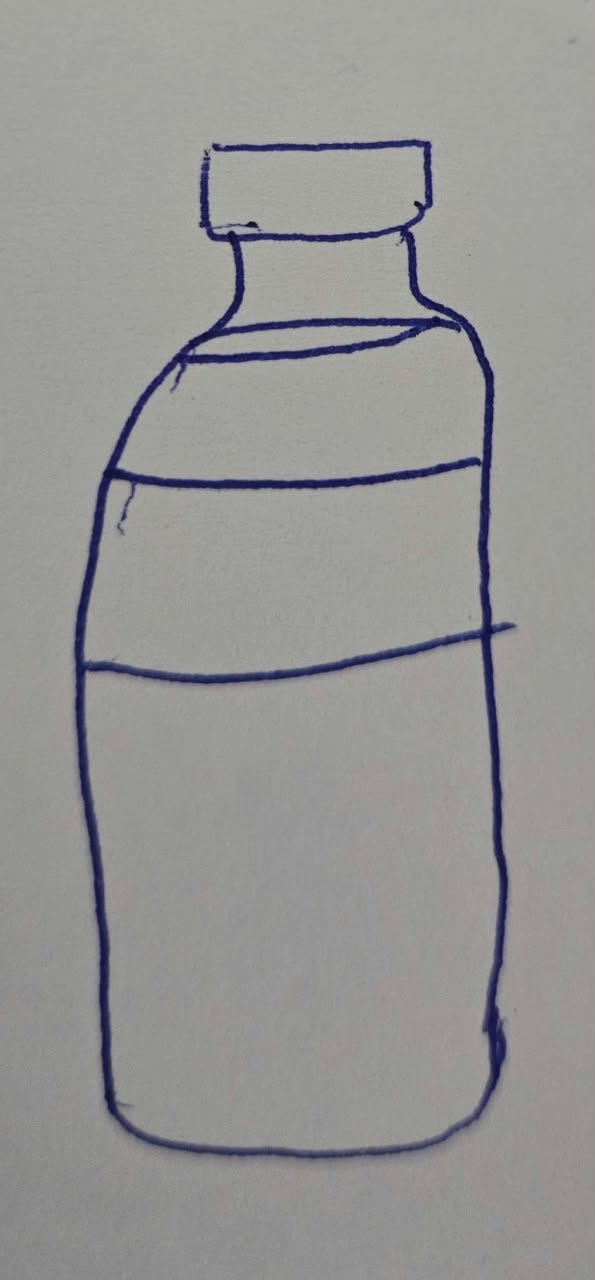
#> input picture samples/sketches/bottle.jpeg, 595 x 1280 px; its folder holds only this picture in this run
$ python -i sketch.py   (imports and definitions only)
#> lines starting #> are read from the running program, lines starting #| are printed output that depends on the picture; after the words box and inside, x2 and y2 are one past the last pixel; in counts of white or black regions, pixels touching at a corner belong together
from __future__ import annotations

import logging
from dataclasses import dataclass
from pathlib import Path

import cv2
import numpy as np
from PIL import Image, UnidentifiedImageError

from sketch2shape.types import IMAGE_SIZE, PreparedSketch

log = logging.getLogger(__name__)


class SketchError(ValueError):
    """The input cannot be turned into a usable sketch."""


@dataclass(frozen=True)
class PreprocessConfig:
    size: int = IMAGE_SIZE
    # Fraction of the canvas left empty on each side, so the object never touches the edge.
    margin: float = 0.1
    # Stroke width in output pixels. ControlNet scribble was trained on bold lines.
    stroke_width: int = 3
    # Ink blobs smaller than this fraction of the input area are treated as paper noise.
    min_blob_fraction: float = 0.0002
    # Gaps up to this fraction of the output size get closed before filling the silhouette.
    gap_close_fraction: float = 0.03
    # Below this grey-level range the image is treated as blank.
    min_contrast: int = 30
    # A pixel is ink when it is this many grey levels darker than its local average. Adaptive
    # rather than global so a shadow across a phone photo does not turn into ink.
    threshold_offset: int = 12
    # The outline counts as closed when filling it adds at least this much area over the
    # strokes alone, or when the strokes already cover this share of their convex hull.
    closed_gain: float = 1.3
    solid_fraction: float = 0.6


@dataclass(frozen=True)
class PreprocessResult:
    scribble: (
        np.ndarray
    )  # (size, size) uint8, white strokes (255) on black, ControlNet scribble input
    mask: np.ndarray  # (size, size) bool, filled outer silhouette, compared against renders in eval
    source_bbox: tuple[int, int, int, int]  # x, y, w, h of the strokes in the original image
    warnings: tuple[str, ...] = ()

    def scribble_image(self) -> Image.Image:
        return Image.fromarray(self.scribble, mode="L")

    def rgb_image(self) -> Image.Image:
        """Black strokes on white, the view a person expects to see."""
        return Image.fromarray(255 - self.scribble).convert("RGB")

    def mask_image(self) -> Image.Image:
        return Image.fromarray(self.mask.astype(np.uint8) * 255)


def prepare_sketch(image: Image.Image) -> PreparedSketch:
    """Pipeline entry point. Matches the stage contract in `sketch2shape.types`."""
    result = preprocess_sketch(image)
    return PreparedSketch(
        rgb=result.rgb_image(), mask=result.mask, scribble=result.scribble_image()
    )


def preprocess_sketch(
    source: Image.Image | Path | str, config: PreprocessConfig | None = None
) -> PreprocessResult:
    cfg = config or PreprocessConfig()
    gray = _load_gray(source)

    if int(gray.max()) - int(gray.min()) < cfg.min_contrast:
        raise SketchError("Sketch has no strokes: the image is a single flat colour.")

    # Faint pencil lines sit in a narrow grey band. Stretch it before looking at the border
    # or thresholding, otherwise the offset below is larger than the line contrast.
    gray = cv2.normalize(gray, None, 0, 255, cv2.NORM_MINMAX)

    # Canvas exports are dark-on-light, but chalkboard-style uploads exist. The border is
    # mostly paper, so its median tells us which side is ink.
    border = np.concatenate([gray[0], gray[-1], gray[:, 0], gray[:, -1]])
    if np.median(border) < 128:
        gray = 255 - gray

    ink = _threshold_ink(gray, cfg)
    ink = _drop_small_blobs(ink, cfg.min_blob_fraction * ink.size)
    if not ink.any():
        raise SketchError("Sketch has no strokes after removing noise. Draw darker or larger.")

    x, y, w, h = cv2.boundingRect(ink)
    strokes = fit_to_square(ink[y : y + h, x : x + w], cfg.size, cfg.margin)

    if cfg.stroke_width > 1:
        k = cv2.getStructuringElement(cv2.MORPH_ELLIPSE, (cfg.stroke_width, cfg.stroke_width))
        strokes = cv2.dilate(strokes, k)

    mask, warnings = _fill_silhouette(strokes, cfg)
    for message in warnings:
        log.warning("preprocess: %s", message)
    log.info(
        "preprocess: input %sx%s, strokes bbox %s, output %s px, mask coverage %.2f",
        gray.shape[1],
        gray.shape[0],
        (x, y, w, h),
        cfg.size,
        mask.mean(),
    )
    return PreprocessResult(
        scribble=strokes, mask=mask, source_bbox=(x, y, w, h), warnings=warnings
    )


def fit_to_square(img: np.ndarray, size: int, margin: float) -> np.ndarray:
    """Scale a cropped binary image to fit a size x size canvas, centred, aspect preserved.

    Used by both preprocess and eval so the sketch mask and the rendered mesh land in the
    same frame, which makes silhouette IoU independent of scale and position.
    """
    if not 0 <= margin < 0.5:
        raise ValueError(f"margin must be in [0, 0.5), got {margin}")
    h, w = img.shape[:2]
    inner = max(1, round(size * (1 - 2 * margin)))
    scale = inner / max(h, w)
    nw, nh = max(1, round(w * scale)), max(1, round(h * scale))
    # INTER_AREA plus a low threshold keeps thin strokes alive when shrinking a big upload.
    resized = cv2.resize(img.astype(np.uint8), (nw, nh), interpolation=cv2.INTER_AREA)
    resized = np.where(resized > 32, 255, 0).astype(np.uint8)
    canvas = np.zeros((size, size), dtype=np.uint8)
    ox, oy = (size - nw) // 2, (size - nh) // 2
    canvas[oy : oy + nh, ox : ox + nw] = resized
    return canvas


def _load_gray(source: Image.Image | Path | str) -> np.ndarray:
    if isinstance(source, (str, Path)):
        path = Path(source)
        if not path.is_file():
            raise SketchError(f"Sketch file not found: {path}")
        try:
            img = Image.open(path)
            img.load()
        except (UnidentifiedImageError, OSError) as exc:
            raise SketchError(f"Cannot read sketch image {path}: {exc}") from exc
    else:
        img = source

    # Transparent canvas exports would otherwise turn black and read as all ink.
    if img.mode in ("RGBA", "LA") or (img.mode == "P" and "transparency" in img.info):
        rgba = img.convert("RGBA")
        paper = Image.new("RGBA", rgba.size, (255, 255, 255, 255))
        img = Image.alpha_composite(paper, rgba)
    return np.asarray(img.convert("L"), dtype=np.uint8)


def _drop_small_blobs(binary: np.ndarray, min_area: float) -> np.ndarray:
    n, labels, stats, _ = cv2.connectedComponentsWithStats(binary, connectivity=8)
    keep = np.zeros(n, dtype=bool)
    keep[1:] = stats[1:, cv2.CC_STAT_AREA] >= min_area
    return np.where(keep[labels], 255, 0).astype(np.uint8)


def _threshold_ink(gray: np.ndarray, cfg: PreprocessConfig) -> np.ndarray:
    blurred = cv2.GaussianBlur(gray, (3, 3), 0)
    # Window about an eighth of the short side. It must be wider than a stroke so the local
    # average is mostly paper.
    block = max(15, min(gray.shape) // 8) | 1
    return cv2.adaptiveThreshold(
        blurred,
        255,
        cv2.ADAPTIVE_THRESH_GAUSSIAN_C,
        cv2.THRESH_BINARY_INV,
        block,
        cfg.threshold_offset,
    )


def _fill_silhouette(
    strokes: np.ndarray, cfg: PreprocessConfig
) -> tuple[np.ndarray, tuple[str, ...]]:
    k = max(3, int(cfg.size * cfg.gap_close_fraction) | 1)
    closed = cv2.morphologyEx(
        strokes, cv2.MORPH_CLOSE, cv2.getStructuringElement(cv2.MORPH_ELLIPSE, (k, k))
    )
    contours, _ = cv2.findContours(closed, cv2.RETR_EXTERNAL, cv2.CHAIN_APPROX_SIMPLE)
    filled = np.zeros_like(closed)
    cv2.drawContours(filled, contours, -1, 255, thickness=cv2.FILLED)

    # An outline that never closes encloses nothing, so filling it gives back the strokes.
    ink_area = int(np.count_nonzero(closed))
    filled_area = int(np.count_nonzero(filled))
    hull = cv2.convexHull(np.concatenate(contours))
    hull_filled = np.zeros_like(closed)
    cv2.fillConvexPoly(hull_filled, hull, 255)
    hull_area = int(np.count_nonzero(hull_filled))

    encloses_area = filled_area >= cfg.closed_gain * ink_area
    is_solid = ink_area >= cfg.solid_fraction * hull_area
    if encloses_area or is_solid:
        return filled > 0, ()
    message = (
        "The outline does not close, so the silhouette uses the convex hull of the strokes. "
        "Close the shape for a more faithful result."
    )
    return hull_filled > 0, (message,)

>>> from PIL import Image
>>> picture = Image.open('../../../samples/sketches/bottle.jpeg')
#> picture is the input picture: PIL image 595x1280 RGB; mean R, G, B 149.5, 149.5, 147.8
>>> result = prepare_sketch(picture)
#> in preprocess_sketch, `gray = cv2.normalize(gray, None, 0, 255, cv2.NORM_MINMAX)`:
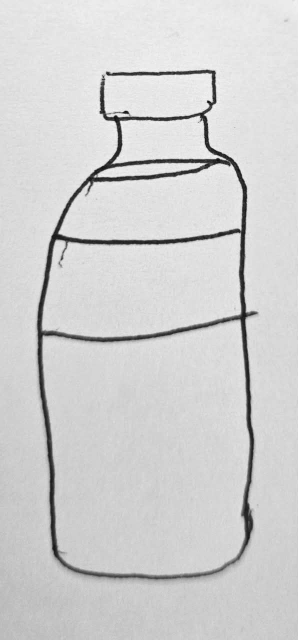
#> gray: shape (1280, 595) (shown at 1/2 size); min 0, max 255, mean 208.7
#> in preprocess_sketch, `border = np.concatenate([gray[0], gray[-1], gray[:, 0], gray[:, -1]])`: border = 3750 values, max 239 at index 239, min 179 at index 2414, mean 213.5
#> in _threshold_ink, `return cv2.adaptiveThreshold( blurred, 255, cv2.ADAPTIVE_THRESH_GAUSSI..`:
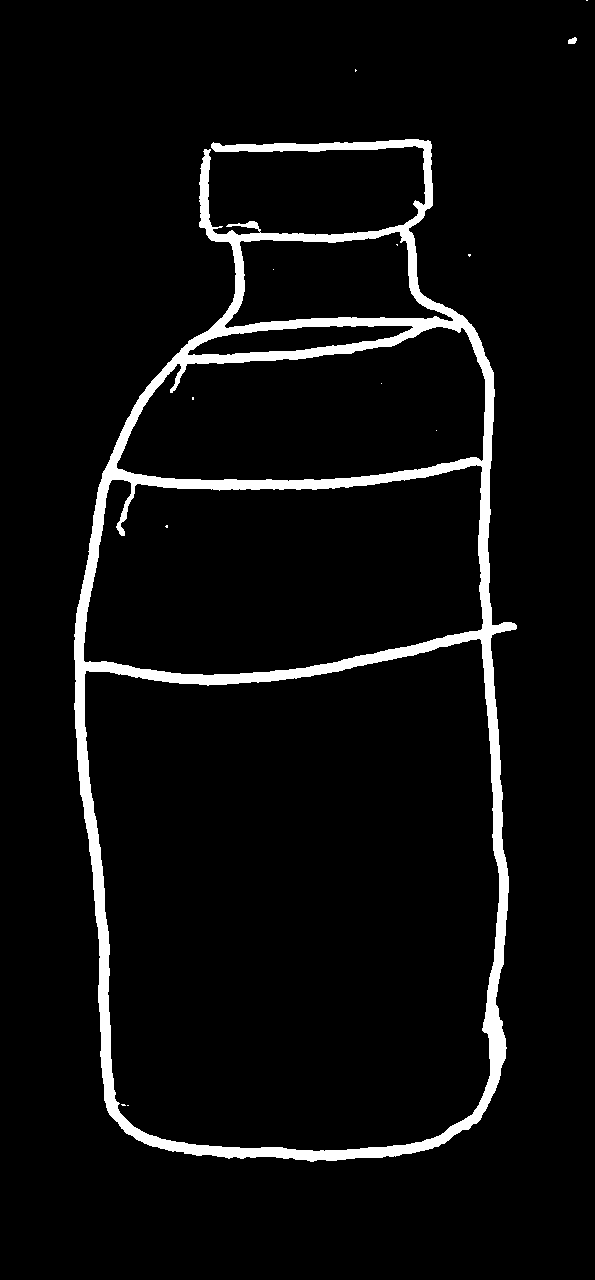
#> returned value: shape (1280, 595); 5.2% white; 13 white regions (11 under 20 px), largest, box (x1, y1, x2, y2) and area: (74, 139, 517, 1162) 39853, (568, 37, 577, 44) 47
#> in _drop_small_blobs, `n, labels, stats, _ = cv2.connectedComponentsWithStats(binary, connect..`:
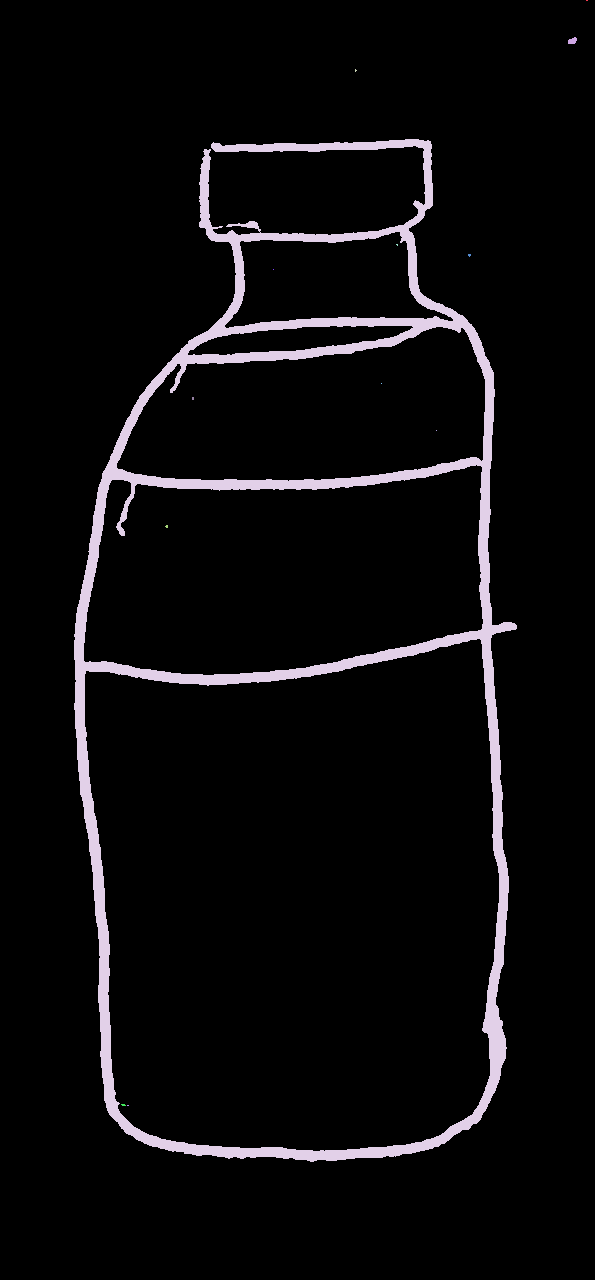
#> labels: shape (1280, 595) int32; 14 distinct labels, from 0 to 13; one colour per label, 0 black
#> in _drop_small_blobs, `n, labels, stats, _ = cv2.connectedComponentsWithStats(binary, connect..`: n = 14; stats = 14 rows, first 6: [0, 0, 595, 1280, 721658], [586, 0, 2, 1, 2], [568, 37, 9, 7, 47], [355, 69, 2, 3, 4], [74, 139, 443, 1023, 39853], [396, 244, 2, 2, 3]
#> in preprocess_sketch, `x, y, w, h = cv2.boundingRect(ink)`: x = 74; y = 139; w = 443; h = 1023
#> in fit_to_square, `resized = np.where(resized > 32, 255, 0).astype(np.uint8)`:
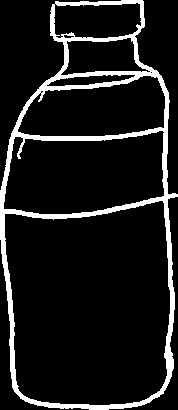
#> resized: shape (410, 178); 10.6% white; 1 white region, box (x1, y1, x2, y2) and area: (0, 0, 178, 410) 7731
#> in _fill_silhouette, `closed = cv2.morphologyEx( strokes, cv2.MORPH_CLOSE, cv2.getStructurin..`:
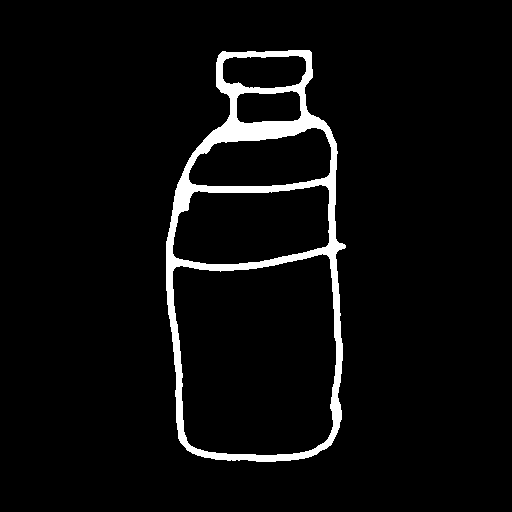
#> closed: shape (512, 512); 4.5% white; 1 white region
#> in _fill_silhouette, `contours, _ = cv2.findContours(closed, cv2.RETR_EXTERNAL, cv2.CHAIN_AP..`: contours = 1 contour; box (x1, y1, x2, y2) and area: (166, 50, 346, 462) 59940
#> in _fill_silhouette, `cv2.drawContours(filled, contours, -1, 255, thickness=cv2.FILLED)`:
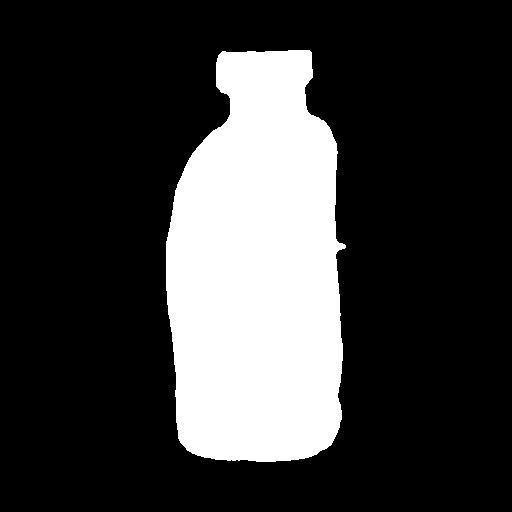
#> filled: shape (512, 512); 23.1% white; 1 white region, box (x1, y1, x2, y2) and area: (166, 50, 346, 462) 60465
#> in _fill_silhouette, `ink_area = int(np.count_nonzero(closed))`: ink_area = 11860
#> in _fill_silhouette, `filled_area = int(np.count_nonzero(filled))`: filled_area = 60465
#> in _fill_silhouette, `hull = cv2.convexHull(np.concatenate(contours))`: hull = contour of 38 points, box (x1, y1, x2, y2) (166, 50, 346, 462), area 63956
#> in _fill_silhouette, `cv2.fillConvexPoly(hull_filled, hull, 255)`:
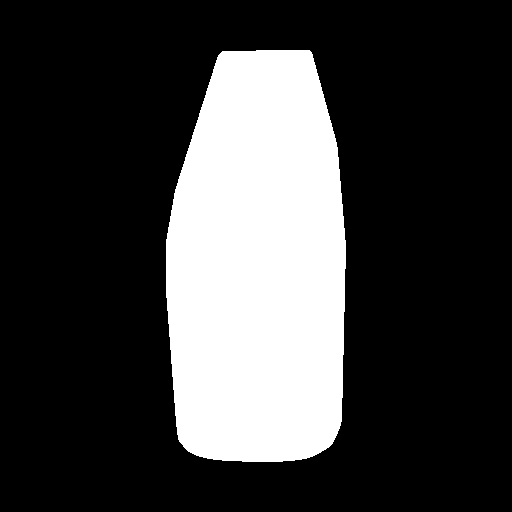
#> hull_filled: shape (512, 512); 24.6% white; 1 white region, box (x1, y1, x2, y2) and area: (166, 50, 346, 462) 64481
#> in _fill_silhouette, `hull_area = int(np.count_nonzero(hull_filled))`: hull_area = 64481
#> in _fill_silhouette, `encloses_area = filled_area >= cfg.closed_gain * ink_area`: encloses_area = True
#> in _fill_silhouette, `is_solid = ink_area >= cfg.solid_fraction * hull_area`: is_solid = False
#> in preprocess_sketch, `mask, warnings = _fill_silhouette(strokes, cfg)`: warnings = ()

$ run again, on samples/sketches/bulb.jpeg
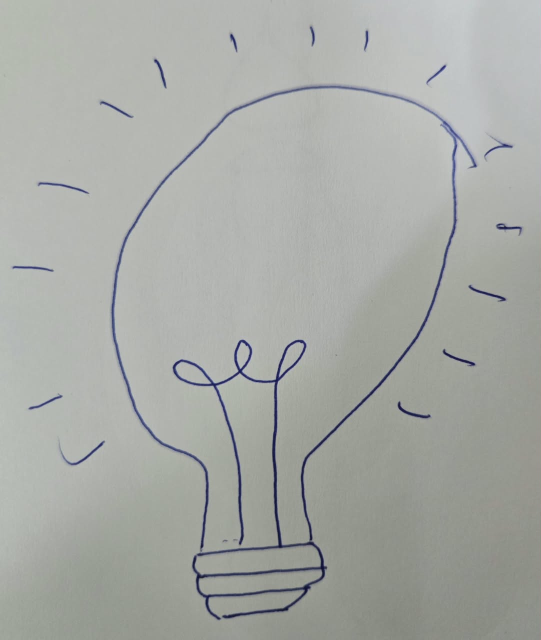
#> input picture samples/sketches/bulb.jpeg, 1081 x 1280 px (shown at 1/2 size)
#> picture is the input picture: PIL image 1081x1280 RGB; mean R, G, B 167.4, 170.1, 165.7
#> border = 4722 values, max 248 at index 896, min 157 at index 1888, mean 205.8
#> labels: shape (1280, 1081) int32; 29 distinct labels, from 0 to 28
#> n = 29; stats = 29 rows, first 6: [0, 0, 1081, 1280, 1338165], [542, 0, 2, 3, 5], [618, 49, 13, 45, 320], [727, 57, 11, 47, 315], [458, 64, 18, 42, 330], [306, 114, 28, 64, 498]
#> in preprocess_sketch, `x, y, w, h = cv2.boundingRect(ink)`: x = 22; y = 49; w = 1024; h = 1192
#> canvas: shape (512, 512); 2.7% white; 16 white regions, largest, box (x1, y1, x2, y2) and area: (148, 92, 401, 461) 5720, (112, 336, 145, 355) 140, (97, 159, 134, 168) 108
#> strokes: shape (512, 512); 4.2% white; 16 white regions, largest, box (x1, y1, x2, y2) and area: (147, 91, 402, 462) 8811, (111, 335, 146, 356) 230, (96, 158, 135, 169) 186
#> in _fill_silhouette, `closed = cv2.morphologyEx( strokes, cv2.MORPH_CLOSE, cv2.getStructurin..`:
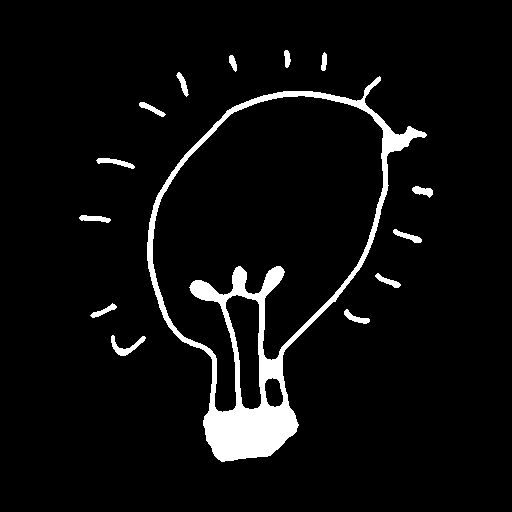
#> closed: shape (512, 512); 5.4% white; 14 white regions
#> contours = 14 contours; largest, box (x1, y1, x2, y2) and area: (147, 76, 427, 462) 56964, (111, 335, 146, 356) 205, (96, 158, 135, 169) 146, (393, 229, 422, 243) 127, (344, 309, 370, 324) 125
#> filled: shape (512, 512); 22.6% white; 14 white regions, largest, box (x1, y1, x2, y2) and area: (147, 76, 427, 462) 57474, (111, 335, 146, 356) 250, (96, 158, 135, 169) 186
#> ink_area = 14068
#> filled_area = 59335
#> hull = contour of 29 points, box (x1, y1, x2, y2) (79, 50, 433, 462), area 103636
#> in _fill_silhouette, `cv2.fillConvexPoly(hull_filled, hull, 255)`:
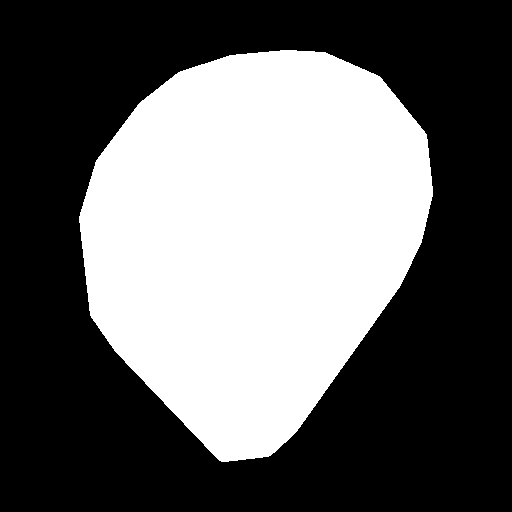
#> hull_filled: shape (512, 512); 39.7% white; 1 white region, box (x1, y1, x2, y2) and area: (79, 50, 433, 462) 104153
#> hull_area = 104153
#> encloses_area = True
#> is_solid = False
#> warnings = ()
